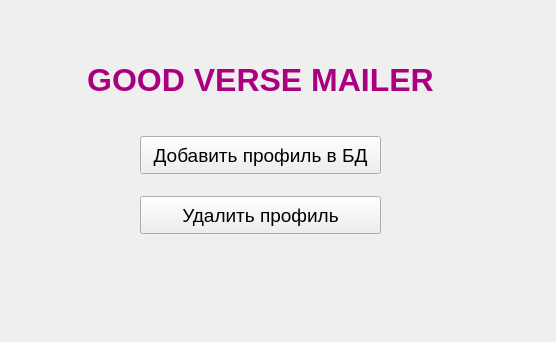
<?xml version="1.0" encoding="UTF-8"?>
<ui version="4.0">
 <class>Form</class>
 <widget class="QWidget" name="Form">
  <property name="geometry">
   <rect>
    <x>0</x>
    <y>0</y>
    <width>556</width>
    <height>342</height>
   </rect>
  </property>
  <property name="windowTitle">
   <string>Form</string>
  </property>
  <widget class="QLabel" name="label">
   <property name="geometry">
    <rect>
     <x>50</x>
     <y>60</y>
     <width>421</width>
     <height>41</height>
    </rect>
   </property>
   <property name="font">
    <font>
     <pointsize>24</pointsize>
    </font>
   </property>
   <property name="text">
    <string>&lt;html&gt;&lt;head/&gt;&lt;body&gt;&lt;p align=&quot;center&quot;&gt;&lt;span style=&quot; font-weight:600; color:#aa007f;&quot;&gt;GOOD VERSE MAILER&lt;/span&gt;&lt;/p&gt;&lt;/body&gt;&lt;/html&gt;</string>
   </property>
  </widget>
  <widget class="QWidget" name="verticalLayoutWidget">
   <property name="geometry">
    <rect>
     <x>140</x>
     <y>120</y>
     <width>241</width>
     <height>131</height>
    </rect>
   </property>
   <layout class="QVBoxLayout" name="verticalLayout">
    <item>
     <widget class="QPushButton" name="pushButton">
      <property name="enabled">
       <bool>true</bool>
      </property>
      <property name="sizePolicy">
       <sizepolicy hsizetype="Minimum" vsizetype="Fixed">
        <horstretch>0</horstretch>
        <verstretch>0</verstretch>
       </sizepolicy>
      </property>
      <property name="minimumSize">
       <size>
        <width>0</width>
        <height>38</height>
       </size>
      </property>
      <property name="font">
       <font>
        <pointsize>14</pointsize>
       </font>
      </property>
      <property name="text">
       <string>Добавить профиль в БД</string>
      </property>
     </widget>
    </item>
    <item>
     <widget class="QPushButton" name="pushButton_2">
      <property name="minimumSize">
       <size>
        <width>0</width>
        <height>38</height>
       </size>
      </property>
      <property name="font">
       <font>
        <pointsize>14</pointsize>
       </font>
      </property>
      <property name="text">
       <string>Удалить профиль</string>
      </property>
     </widget>
    </item>
   </layout>
  </widget>
 </widget>
 <resources/>
 <connections/>
</ui>
